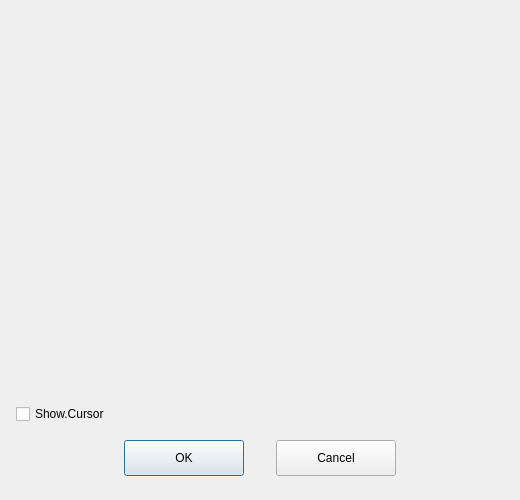
<?xml version="1.0" encoding="UTF-8"?>
<ui version="4.0">
 <class>XLAddMonitorDialog</class>
 <widget class="QDialog" name="XLAddMonitorDialog">
  <property name="geometry">
   <rect>
    <x>0</x>
    <y>0</y>
    <width>520</width>
    <height>500</height>
   </rect>
  </property>
  <property name="minimumSize">
   <size>
    <width>520</width>
    <height>500</height>
   </size>
  </property>
  <property name="maximumSize">
   <size>
    <width>956</width>
    <height>500</height>
   </size>
  </property>
  <property name="windowTitle">
   <string>Dialog</string>
  </property>
  <layout class="QVBoxLayout" name="verticalLayout">
   <property name="spacing">
    <number>16</number>
   </property>
   <property name="leftMargin">
    <number>16</number>
   </property>
   <property name="topMargin">
    <number>16</number>
   </property>
   <property name="rightMargin">
    <number>16</number>
   </property>
   <property name="bottomMargin">
    <number>24</number>
   </property>
   <item>
    <widget class="OBSQTDisplay" name="preview" native="true">
     <property name="sizePolicy">
      <sizepolicy hsizetype="Preferred" vsizetype="Expanding">
       <horstretch>0</horstretch>
       <verstretch>0</verstretch>
      </sizepolicy>
     </property>
    </widget>
   </item>
   <item>
    <widget class="QCheckBox" name="showCursorCheckBox">
     <property name="text">
      <string>Show.Cursor</string>
     </property>
    </widget>
   </item>
   <item alignment="Qt::AlignHCenter">
    <widget class="QWidget" name="buttonBar" native="true">
     <property name="sizePolicy">
      <sizepolicy hsizetype="Fixed" vsizetype="Preferred">
       <horstretch>0</horstretch>
       <verstretch>0</verstretch>
      </sizepolicy>
     </property>
     <layout class="QHBoxLayout" name="horizontalLayout">
      <property name="spacing">
       <number>32</number>
      </property>
      <property name="leftMargin">
       <number>0</number>
      </property>
      <property name="topMargin">
       <number>0</number>
      </property>
      <property name="rightMargin">
       <number>0</number>
      </property>
      <property name="bottomMargin">
       <number>0</number>
      </property>
      <item>
       <widget class="QPushButton" name="yesButton">
        <property name="minimumSize">
         <size>
          <width>120</width>
          <height>36</height>
         </size>
        </property>
        <property name="maximumSize">
         <size>
          <width>120</width>
          <height>36</height>
         </size>
        </property>
        <property name="text">
         <string>OK</string>
        </property>
       </widget>
      </item>
      <item>
       <widget class="QPushButton" name="noButton">
        <property name="minimumSize">
         <size>
          <width>120</width>
          <height>36</height>
         </size>
        </property>
        <property name="maximumSize">
         <size>
          <width>120</width>
          <height>36</height>
         </size>
        </property>
        <property name="text">
         <string>Cancel</string>
        </property>
       </widget>
      </item>
     </layout>
    </widget>
   </item>
  </layout>
 </widget>
 <customwidgets>
  <customwidget>
   <class>OBSQTDisplay</class>
   <extends>QWidget</extends>
   <header>qt-display.hpp</header>
   <container>1</container>
  </customwidget>
 </customwidgets>
 <resources/>
 <connections/>
</ui>
